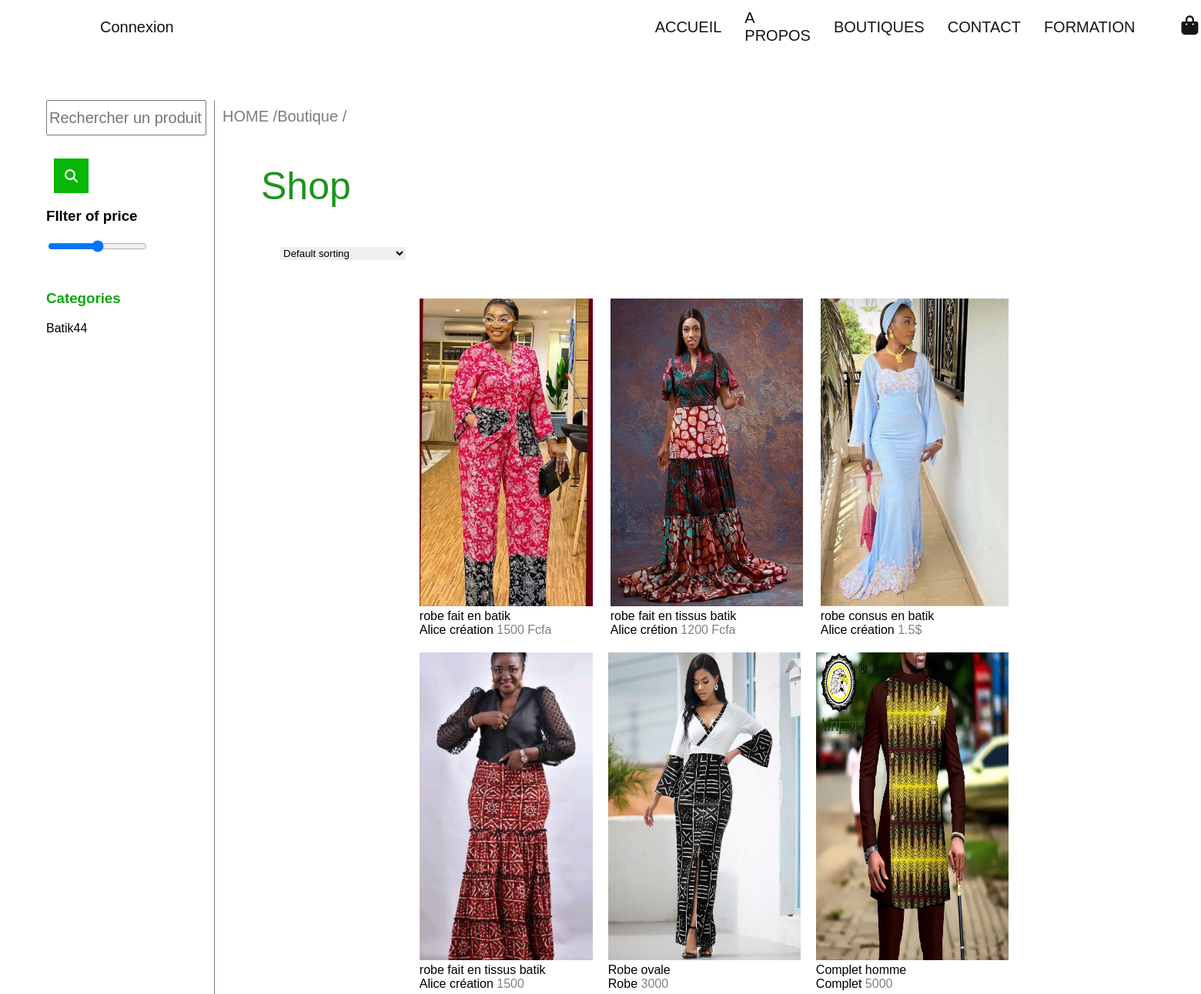
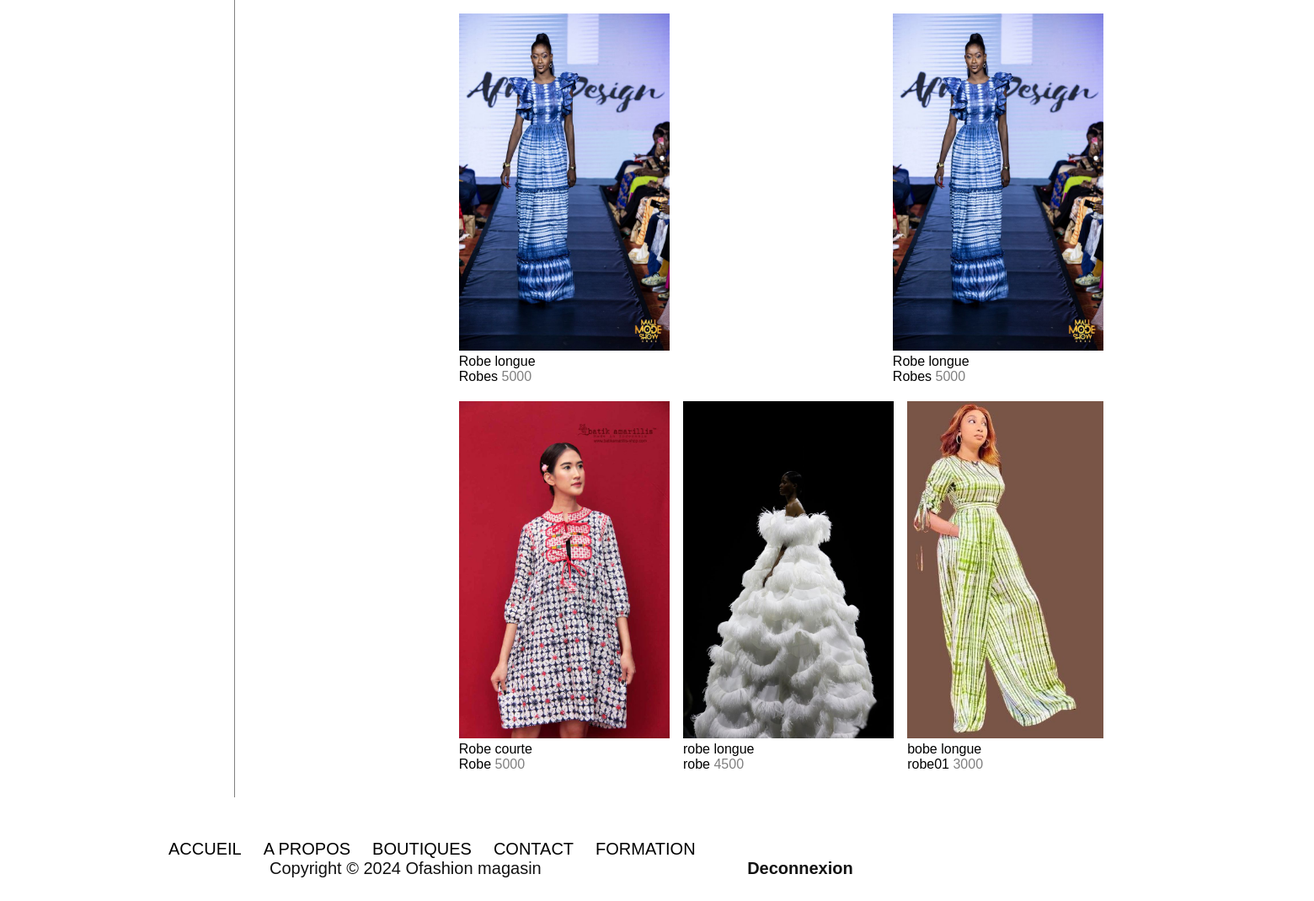
The app's page /Boutiques.php with its own data (2 pictures, top to bottom).
### tables this page shows
CREATE TABLE `produits` (
  `id` int(11) NOT NULL,
  `image` text NOT NULL,
  `titre` varchar(100) NOT NULL,
  `contenu` varchar(255) NOT NULL,
  `prix` varchar(255) NOT NULL,
  `id_categorie` varchar(255) NOT NULL,
  `date_publication` datetime NOT NULL
);

CREATE TABLE `categorie` (
  `id` int(11) NOT NULL,
  `nom` varchar(255) NOT NULL
);

### Boutiques.php (the view, shortened to what this page needs)
<?php
include('includes/auth.php');
?>
<!DOCTYPE html>
<html lang="en">
<head>
    <link rel="stylesheet" href="assets/css/Style.css">
    <link rel="stylesheet" href="https://cdnjs.cloudflare.com/ajax/libs/font-awesome/6.5.1/css/all.min.css" />
</head>
<header class="shop_header">
    <nav class="navigation_shop">
        <?php
        include('includes/header.php');
        ?>
</header>
<body>
    <section class="recherche">
        <div class="searchs1">
            <div class="search1">
                <form action="Boutiques.php" method="get">
                    <div>
                        <input class="form2" type="text" id="name" placeholder="Rechercher un produit...">
                        <a href="#">
                            <i class="fa-solid fa-magnifying-glass" style="font-size: 17px;background-color: rgb(8, 183, 8); margin-left: 10px; padding: 14px; color: white;"></i>
                        </a>
                        <form class="multi-range-field my-5 pb-5">
                            <h3>FIlter of price</h3>
                            <input id="multi" class="multi-range" type="range" />
                        </form>
                    </div>
                </form>
                <div class="text">
                    <h3>Categories</h3>
                    <?php
                    $reqData = $bdd->prepare('SELECT *, count(*) as count FROM categorie JOIN produits ON id_categorie = produits.id_categorie ');
                    $reqData->execute();
                    while ($datacat = $reqData->fetch()) {
                    ?>
                        <a href="categorieproduit.php?id=<?= $datacat['id'] ?>"><?= $datacat['nom'] ?><?= $datacat['count'] ?></a>
                    <?php
                    }
                    ?>
                </div>
            </div>
            <div class="group2" style="border-left: solid 1px gray; padding:10px">
                <div class="Postcards">
                    <div class="menu1">
                        <a class="a1p" href="index.php">HOME /</a>
                        <a class="a1p" href="detail.php">Boutique /</a>
                    </div>
                    <p style="color: rgb(30, 148, 30); margin-left: 50px;font-size: 50px;">Shop</p>
                    <div class="paragraph">
                        <select class="form-select" aria-label="Default select example" style="margin-left: 55px; border: none;">
                            <option selected>Default sorting</option>
                        </select>
                    </div>
                    <div class="produits">
                        <?php
                        $reqData = $bdd->prepare('SELECT * FROM produits');
                        $reqData->execute();
                        while ($resultat = $reqData->fetch()) {
                        ?>
                           <div class="produit">
                                <a href="detail.php?id=<?= $resultat['id'] ?>"><img src="<?= $resultat['image'] ?>" alt=""></a>
                                <p><?= $resultat['contenu'] ?></p>
                                <a href="detail.php?id=<?= $resultat['id'] ?>"><?= $resultat['titre'] ?></a>
                                <span><?= $resultat['prix'] ?></span>
                            </div>
                        <?php
                        }
                        ?>
                    </div>
                </div>
            </div>
        </div>
    </section>
</body>
<footer>
<nav class="footer">
    <?php
        include ('includes/footer.php');
    ?>
</nav>
</footer>
</html>

### includes/header.php (shortened to what this page needs)
<a class="logo" href="Connexion.php"> Connexion</a>
    <div class="menu">
        <a href="index.php">ACCUEIL</a>
        <a href="A propos.php">A PROPOS</a>
        <a href="Boutiques.php">BOUTIQUES</a>
        <a href="Contact.php">CONTACT</a>
        <a href="formation.php">FORMATION</a>
        <a href="#">
        <a href="panier.php"><i class="fa-solid fa-bag-shopping" style="font-size: 25px;margin-top: -10px;"></i></a>
        </a>
    </div>
</nav>

### includes/footer.php
<footer>
        <div class="postcard">
                <div class="menu2">
                <a href="index.php">ACCUEIL</a>
                <a href="A propos.php">A PROPOS</a>
                <a href="Boutiques.php">BOUTIQUES</a>
                <a href="Contact.php">CONTACT</a>
                <a href="Formation.php">FORMATION</a>
                </div>
                <div>
               <a class="logo" href=""> Copyright © 2024 Ofashion magasin</a>
                    <a  class="logo" href="Deconnexion.php"><strong>Deconnexion </strong></a>
                </div>
        </div>
        </footer>

### assets/css/Style.css (style rules this page uses)
body { color: rgb(49, 48, 48); }
.menu { display: flex; align-items: center; gap: 30px; margin-left: 650px; font-size: 20px; }
.menu a { text-decoration: none; color:white; }
.logo { margin-left: 100px; text-decoration: none; color:rgb(17, 17, 17); font-size: 20px; padding: 20px; font-family: 'Franklin Gothic Medium', 'Arial Narrow', Arial, sans-serif; margin-right: 100px; margin-left: 100px; }
a { color: black; text-decoration: none; }
.paragraph { color:rgb(60, 57, 57); margin-left:20px ; }
.footer { display: flex; margin-bottom: 50px; margin-left: 200px; gap: 55px; padding: 0px; }
.menu2 { display: flex; align-items: center; gap: 26px; font-size: 20px; }
.menu2 a { text-decoration: none; color:black; }
.menu1 { display: flex; font-size: small; }
.paragraph { display: flex; gap: 460px; }
.searchs1 { display: flex; text-align: left; color: black; margin: 10px; padding: 10px; gap: 10px; justify-content: center; }
.search1 { height: 100px; width: 350px; }
.a1p { text-decoration: none; color:rgb(126, 123, 123); font-size: 20px; }
.menu { display: flex; align-items: center; gap: 30px; margin-left: 400px; font-size: 20px; }
.menu a { text-decoration: none; color:black; }
.logo { margin-left: 100px; text-decoration: none; color:rgb(17, 17, 17); font-size: 20px; padding: 20px; font-family: 'Franklin Gothic Medium', 'Arial Narrow', Arial, sans-serif; margin-left: 400px; }
body { font-family:'Montserrat', sans-serif; padding: 0; margin: 0px; }
body { font-family:'Montserrat', sans-serif; }
.shop_header { width:100%; height: auto; }
.logo { margin-left: 100px; text-decoration: none; color:rgb(17, 17, 17); font-size: 20px; padding: 20px; font-family: 'Franklin Gothic Medium', 'Arial Narrow', Arial, sans-serif; }
.searchs1 { display: flex; text-align: left; color: black; margin: 40px 50px; padding: 10px; gap: 10px; justify-content: center; }
.search1 { height: 100px; width: 300px; }
.form2 { height: 40px; width: 200px; font-size: 20px; }
.text { color: rgb(12, 167, 12); }
.produits { display: flex; flex-wrap: wrap; justify-content: flex-start; padding-top: 50px; margin:0 20%; justify-content: space-between; width: 65%; }
.produit { width: calc(33.33% -10px); margin-bottom: 20px; box-sizing: border-box; margin-left: 2%; }
.produit img { max-width: 250px; height: 400px; }
.produit p { margin: 0; }
.produit span { margin: 0; color: gray; }
input { margin-bottom: 30px; font-size: x-large; }

### records on screen
produits: id_categorie.nom "Batik", count "44", image (picture), contenu "robe fait en batik", titre "Alice création", prix "1500 Fcfa"
produits: image (picture), contenu "robe fait en tissus batik", titre "Alice crétion", prix "1200 Fcfa"
produits: image (picture), contenu "robe consus en batik", titre "Alice création", prix "1.5$"
produits: image (picture), contenu "robe fait en tissus batik", titre "Alice création", prix "1500"
produits: image (picture), contenu "Robe ovale", titre "Robe", prix "3000"
produits: image (picture), contenu "Complet homme", titre "Complet", prix "5000"
produits: image (picture), contenu "Robe longue", titre "Robes", prix "5000"
produits: image (picture), contenu "Robe longue", titre "Robes", prix "5000"
produits: image (picture), contenu "Robe courte", titre "Robe", prix "5000"
produits: image (picture), contenu "robe longue", titre "robe", prix "4500"
produits: image (picture), contenu "bobe longue", titre "robe01", prix "3000"
